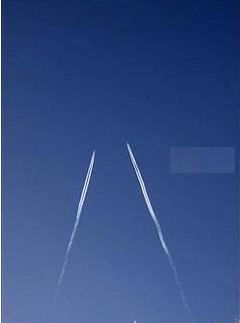
#> input picture images/twolines.png, 240 x 323 px, found by its file name
$ python OpencvDemo056.py
#> lines starting #> are read from the running program, lines starting #| are printed output that depends on the picture; after the words box and inside, x2 and y2 are one past the last pixel; in counts of white or black regions, pixels touching at a corner belong together
#!/usr/bin/env python3
#coding = utf-8

import logging
import numpy as np
import cv2 as cv

# 二值图像分析—直线拟合与极值点寻找
def OpencvDemo056():
    logging.basicConfig(level=logging.DEBUG)

    src = cv.imread("images/twolines.png")
#> src is the input picture: shape (323, 240, 3); mean B, G, R 130.9, 76.7, 52.5
    if src is None:
        logging.error("could not load an image!")
        return cv.Error.StsError

    binary = canny_demo(src)
#> in canny_demo, `dst = cv.Canny(src, t, t * 2)`:
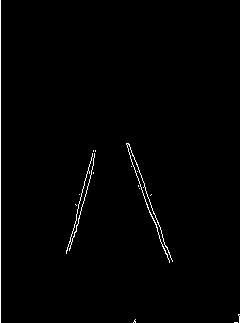
#> dst: shape (323, 240); 1.1% white in thin lines or dots

    # 形态学操作-膨胀
    k = np.ones((3, 3), dtype=np.uint8)
    binary = cv.morphologyEx(binary, cv.MORPH_DILATE, k)
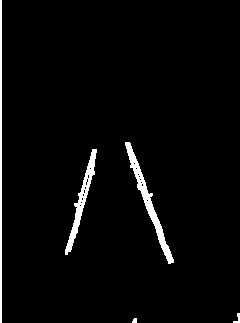
#> binary: shape (323, 240); 3% white; 5 white regions

    # 轮廓发现
    contours, _ = cv.findContours(binary, cv.RETR_EXTERNAL, cv.CHAIN_APPROX_SIMPLE)
#> contours = 5 contours, 2 with area under 20; largest, box (x1, y1, x2, y2) and area: (125, 142, 174, 264) 779, (65, 149, 97, 255) 618, (0, 0, 2, 323) 322

    dst = np.copy(src)

    # 直线拟合与极值点寻找
    for contour in contours:
        # 最大外接矩形
        _, _, w, h = cv.boundingRect(contour)

        rect_max = max(w, h)
        if (rect_max < 30) or (rect_max > 300):
            continue

        # 直线拟合
        vx, vy, x0, y0 = cv.fitLine(contour, cv.DIST_L1, 0, 0.01, 0.01)

        # 直线参数斜率k与截矩b
        k = vy / vx
        b = y0 - k * x0

        # 寻找轮廓极值点
        y_min = 10000
        y_max = 0
        for pt in contour:
            _, py = pt[0]
            if y_min > py:
                y_min = py
            if y_max < py:
                y_max = py
        x_min = (y_min - b) / k
        x_max = (y_max - b) / k

        cv.line(dst, (int(x_min), int(y_min)), (int(x_max), int(y_max)), (0, 0, 255), 2, cv.LINE_8, 0)
#> this loop made 5 passes
#> (w, h, rect_max) on passes 1 to 2: (5, 5, 5), (7, 10, 10)
#> (w, h, rect_max, vx, vy, x0, y0, k) on passes 3 to 4: (32, 106, 106, [0.246], [-0.969], [75.24], [217.2], [-3.95]), (49, 122, 122, [0.32], [0.947], [133.1], [154.2], [2.96])
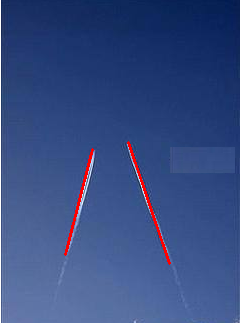
#> dst: shape (323, 240, 3); 0.86% of pixels changed, all inside (x1, y1, x2, y2) = (64, 141, 171, 265)

    h, w, ch = src.shape
#> w = 240; ch = 3
    result = np.zeros([h, w * 2, ch], dtype=src.dtype)
    result[0 : h, 0 : w, :] = src
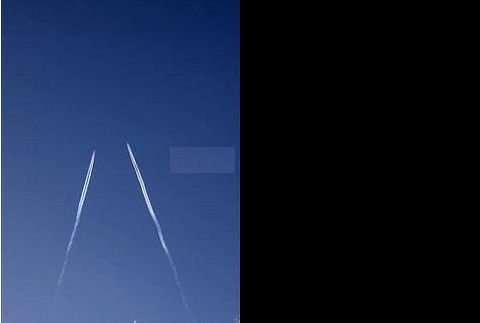
#> result: shape (323, 480, 3); mean B, G, R 65.5, 38.4, 26.3
    result[0 : h, w : w * 2, :] = dst
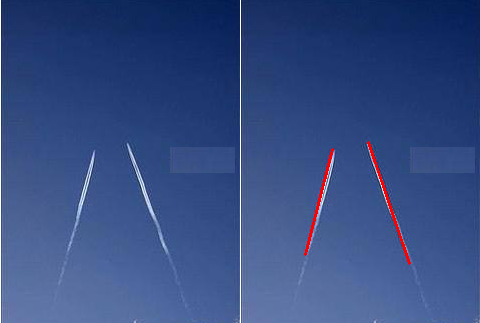
#> result: shape (323, 480, 3); mean B, G, R 130.2, 76.2, 53.2
    cv.putText(result, "original image", (10, 30), cv.FONT_ITALIC, .4, (0, 0, 255), 1)
    cv.putText(result, "image with results of line fitting", (w + 10, 30), cv.FONT_ITALIC, .4, (0, 0, 255), 1)
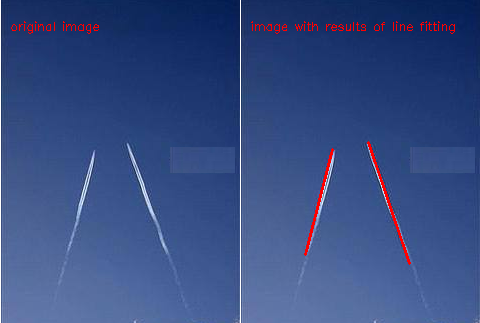
#> result: shape (323, 480, 3); mean B, G, R 129.8, 76, 54.2
    cv.imshow("line fitting", result)

    cv.waitKey(0)

    cv.destroyAllWindows()

    return cv.Error.StsOk

def canny_demo(src):
    # Canny边缘检测器
    t = 80
    dst = cv.Canny(src, t, t * 2)
    return dst

if __name__ == "__main__":
    OpencvDemo056()

# end of file
